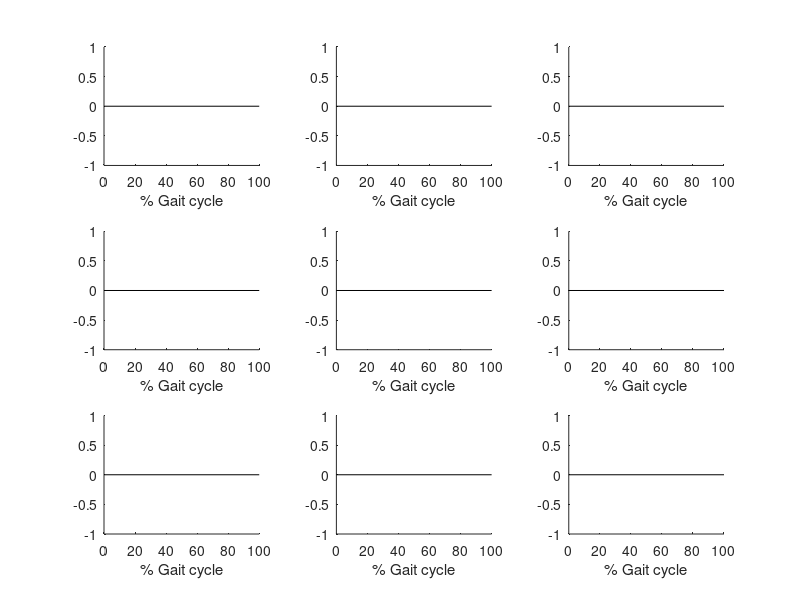

The MATLAB script that drew this image: (Note: this script raises an error after producing the figure.)
close all; clear all;

%cd('C:\Users\tim.vanderzee\OneDrive - University of Calgary\2. Soft tissue - JEB\processed_data')

%%
close all

figure(1);
for i = 1:9
    subplot(3,3,i);
    plot([0 100], [0 0], 'k-'); hold on
    xlabel('% Gait cycle'); box off
end

for i = 1:3
    if i == 1, load('Ankle_PG.mat')
    elseif i == 2,  load('Knee_PG.mat')
    else,  load('Hip_PG.mat')
    end
    
    if i == 1 || i == 3
        Ajoint_pc = -Ajoint_pc;
        Mjoint_pc = -Mjoint_pc;
    end
    

figure(1);

subplot(3,3,i);
plot(linspace(0,100,201), squeeze(Ajoint_pc(:,1,20,:)),'linewidth',2);

ylim([-70 25]); ylabel('Angle (deg)')

subplot(3,3,3+i);
plot(linspace(0,100,201), squeeze(Mjoint_pc(:,1,20,:)),'linewidth',2);

ylim([-1 2]); ylabel('Moment (N-m/kg)')

subplot(3,3,6+i);
plot(linspace(0,100,201), squeeze(Pjoint_pc(:,1,20,:)),'linewidth',2);

ylim([-2 3]); ylabel('Power (W/kg)')
end

subplot(331); title('Ankle');
subplot(332); title('Knee');
subplot(333); title('Hip');
